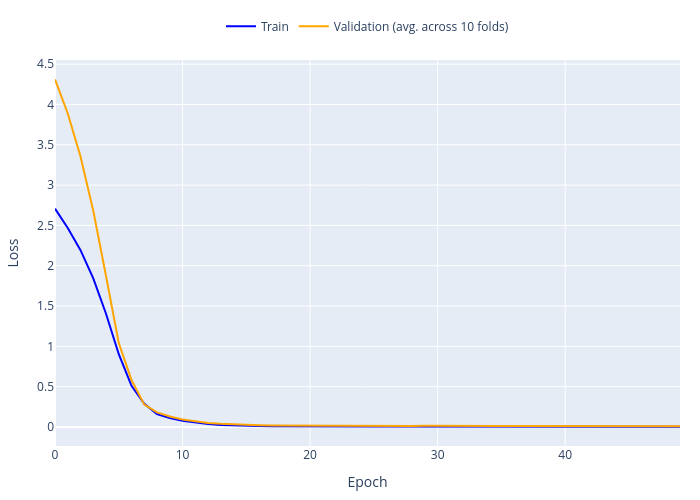

The code cell stored with this chart in its notebook:
### Code cell
df = pd.read_csv("logs/run_24_12_train_res.csv")
df = df.iloc[:50]

fig = go.Figure()

fig.add_trace(go.Scatter(
    x=df["epoch"],
    y=df["Loss"],
    mode="lines",
    name=f"Train",
    line=dict(color="blue"),
))

fig.add_trace(go.Scatter(
    x=df["epoch"],
    y=df["Loss_val"],
    mode="lines",
    name=f"Validation (avg. across 10 folds)",
    line=dict(color="orange"),
))

fig.update_layout(
    height=500,
    width=700,
    xaxis_title="Epoch",
    yaxis_title="Loss",
    # yaxis=dict(
    #     tickformat=".0e"  # Scientific notation with 2 decimal places
    # ),
    legend=dict(
        orientation="h",  # horizontal layout
        yanchor="bottom",
        y=1.05,            # slightly above the top of the plot
        xanchor="center",
        x=0.5
    ),
    margin=dict(l=20, r=20, t=20, b=20),
    showlegend=True,
)

write_image(fig, "forecasting_loss.pdf", show=True)
write_image(fig, "forecasting_loss.png")

### Figure 1 — Plotly figure (JSON) as saved in the notebook; plotly's stock layout.template omitted (floating-point values rounded to 4 significant figures)
{"data": [{"line": {"color": "blue"}, "mode": "lines", "name": "Train", "type": "scatter", "x": [0, 1, 2, 3, 4, 5, 6, 7, 8, 9, 10, 11, 12, 13, 14, 15, 16, 17, 18, 19, 20, 21, 22, 23, 24, 25, 26, 27, 28, 29, 30, 31, 32, 33, 34, 35, 36, 37, 38, 39, 40, 41, 42, 43, 44, 45, 46, 47, 48, 49], "y": [2.708, 2.469, 2.193, 1.844, 1.405, 0.9025, 0.5098, 0.2864, 0.1592, 0.111, 0.07671, 0.05273, 0.03633, 0.02585, 0.01914, 0.01416, 0.01101, 0.008737, 0.007116, 0.006056, 0.005365, 0.004925, 0.00462, 0.004478, 0.00443, 0.004305, 0.004294, 0.004245, 0.004213, 0.004234, 0.004221, 0.004106, 0.004047, 0.004097, 0.004005, 0.004015, 0.003889, 0.003972, 0.003872, 0.003759, 0.003661, 0.003749, 0.003531, 0.003539, 0.003463, 0.003432, 0.003455, 0.003248, 0.00334, 0.00341]}, {"line": {"color": "orange"}, "mode": "lines", "name": "Validation (avg. across 10 folds)", "type": "scatter", "x": [0, 1, 2, 3, 4, 5, 6, 7, 8, 9, 10, 11, 12, 13, 14, 15, 16, 17, 18, 19, 20, 21, 22, 23, 24, 25, 26, 27, 28, 29, 30, 31, 32, 33, 34, 35, 36, 37, 38, 39, 40, 41, 42, 43, 44, 45, 46, 47, 48, 49], "y": [4.313, 3.888, 3.356, 2.682, 1.872, 1.041, 0.5816, 0.2769, 0.1813, 0.1301, 0.09302, 0.06758, 0.05059, 0.03948, 0.03132, 0.02569, 0.02201, 0.01908, 0.01798, 0.01573, 0.01493, 0.01407, 0.01384, 0.01382, 0.01337, 0.013, 0.01315, 0.01328, 0.01314, 0.01489, 0.01295, 0.0127, 0.01294, 0.01354, 0.01179, 0.01189, 0.01169, 0.0119, 0.01182, 0.01171, 0.01093, 0.01276, 0.01075, 0.01014, 0.01059, 0.0104, 0.009958, 0.01225, 0.01046, 0.01005]}], "layout": {"height": 500, "legend": {"orientation": "h", "x": 0.5, "xanchor": "center", "y": 1.05, "yanchor": "bottom"}, "margin": {"b": 20, "l": 20, "r": 20, "t": 20}, "showlegend": true, "width": 700, "xaxis": {"title": {"text": "Epoch"}}, "yaxis": {"title": {"text": "Loss"}}}}
